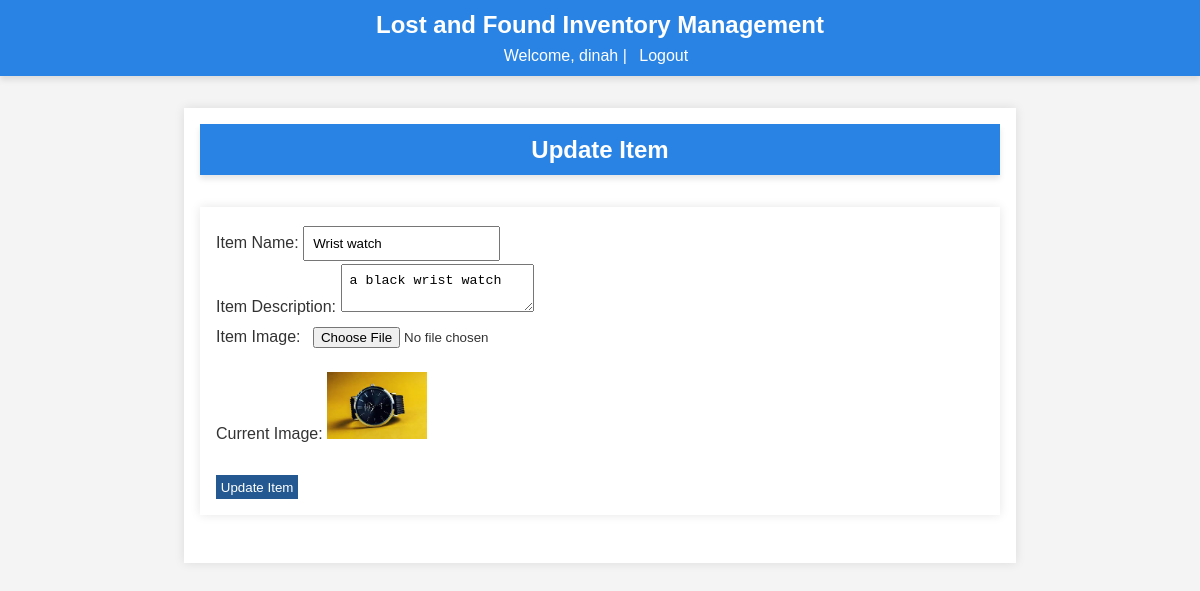
The app's page /admin/items/1 (signed in) with its own data.
### app/models/user.py (models this page shows, shortened)
class User(db.Model, UserMixin):
    id = db.Column(db.Integer, primary_key=True)
    username = db.Column(db.String(150), unique=True, nullable=False)
    email = db.Column(db.String(150), unique=True, nullable=False)
    password_hash = db.Column(db.String(150), nullable=False)
    role = db.Column(db.String(50), nullable=False, default='user')  # 'user' or 'admin'
    lost_reports = db.relationship('LostReport', back_populates='user', lazy=True)
    found_reports = db.relationship('FoundReport', back_populates='user', lazy=True)
    claims = db.relationship('Claim', back_populates='claim_user', lazy=True)
    rewards_received = db.relationship('Reward', foreign_keys='Reward.receiver_id', back_populates='receiver', lazy=True)
    rewards_paid = db.relationship('Reward', foreign_keys='Reward.payer_id', back_populates='payer', lazy=True)
    reset_tokens = db.relationship('PasswordResetToken', back_populates='user', lazy=True)
    comments = db.relationship('Comment', back_populates='user')
    @property
    def password(self):
        raise AttributeError('password is not a readable attribute')

### app/models/item.py (models this page shows)
class Item(db.Model):
    id = db.Column(db.Integer, primary_key=True)
    name = db.Column(db.String(150), nullable=False, unique=True)
    description = db.Column(db.Text, nullable=True)
    image_url = db.Column(db.String(250), nullable=True)
    lost_reports = db.relationship('LostReport', back_populates='item', lazy=True)
    found_reports = db.relationship('FoundReport', back_populates='item', lazy=True)
    comments = db.relationship('Comment', back_populates='item')

### app/routes/admin.py (the view, shortened to what this page needs)
@bp.route('/items/<int:item_id>', methods=['GET', 'POST'])
@login_required
@admin_required
def update_item(item_id):
    item = Item.query.get_or_404(item_id)
    return render_template('update_item.html', item=item)

### app/__init__.py (called while the page is built)
def create_app():
    app = Flask(__name__)
    load_dotenv()
    app.config['SECRET_KEY'] = os.environ.get('FLASK_SECRET_KEY', secrets.token_hex(16))
    app.config.from_object('config.Config')
    app.config.from_pyfile('config.py', silent=True)
    register_extensions(app)
    register_blueprints(app)
    configure_cors(app)
    @app.before_request
    def method_override():
        if request.method == 'POST':
            method = request.form.get('_method')
            if method:
                method = method.upper()
                if method in ['PUT', 'DELETE']:
                    request.environ['REQUEST_METHOD'] = method
    return app

def register_extensions(app):
    db.init_app(app)
    migrate.init_app(app, db)
    bcrypt.init_app(app)
    login_manager.init_app(app)
    mail.init_app(app)
    @login_manager.user_loader
    def load_user(user_id):
        return user.User.query.get(int(user_id))

### app/templates/update_item.html
{% extends "base.html" %}
{% block content %}
<header>
    <h1>Update Item</h1>
</header>
<main>
    <form action="{{ url_for('admin.update_item', item_id=item.id) }}" method="post" enctype="multipart/form-data">
        <div>
            <label for="name">Item Name:</label>
            <input type="text" id="name" name="name" value="{{ item.name }}" required>
        </div>
        <div>
            <label for="description">Item Description:</label>
            <textarea id="description" name="description">{{ item.description }}</textarea>
        </div>
        <div>
            <label for="image">Item Image:</label>
            <input type="file" id="image" name="image">
            {% if item.image_url %}
                <p>Current Image: <img src="{{ url_for('static', filename='uploads/' ~ item.image_url) }}" alt="{{ item.name }}" width="100"></p>
            {% endif %}
        </div>
        <div>
            <button type="submit">Update Item</button>
        </div>
    </form>
</main>
{% endblock %}

### app/templates/base.html (shortened to what this page needs)
<!DOCTYPE html>
<html lang="en">
<head>
    <link rel="stylesheet" href="{{ url_for('static', filename='styles.css') }}">
</head>
<body>
    <header>
        <h2>Lost and Found Inventory Management</h2>
        {% if current_user.is_authenticated %}
            <p>Welcome, {{ current_user.username }} | <a href="{{ url_for('auth.logout') }}">Logout</a></p>
        {% else %}
            <p>
                <a href="{{ url_for('auth.login') }}">Login</a> |
                <a href="{{ url_for('auth.register') }}">Sign Up</a>
            </p>
        {% endif %}
    </header>
    <main>
        {% block content %}{% endblock %}
    </main>
</body>
</html>

### app/static/styles.css (style rules this page uses)
body { font-family: 'Roboto', sans-serif; margin: 0; padding: 0; background-color: #f9f9f9; color: #333; }
header { background-color: #2c3e50; color: #ecf0f1; padding: 20px 0; box-shadow: 0 4px 6px rgba(0, 0, 0, 0.1); }
header h1 { margin: 0; text-align: center; font-size: 1.5rem; }
main { padding: 40px; max-width: 1200px; margin: 0 auto; }

### app/templates/base.html (style rules this page uses)
body { font-family: Arial, sans-serif; background-color: #f4f4f4; margin: 0; padding: 0; }
header { background-color: #2983e4; color: white; padding: 0.7rem; text-align: center; }
header h2 { margin: 0; }
header p { margin: 0.5rem 0 0; }
header a { color: white; text-decoration: none; margin: 0 0.5rem; }
main { max-width: 800px; margin: 2rem auto; padding: 1rem; background-color: white; box-shadow: 0 0 10px rgba(0, 0, 0, 0.1); }
form { display: flex; flex-direction: column; }
form label { margin-top: 0.5rem; }
form input, form textarea, form select { padding: 0.5rem; margin-top: 0.2rem; }
form button { margin-top: 1rem; padding: 0.3rem; background-color: #245891; color: white; border: none; cursor: pointer; }

### records on screen
User: username "dinah"
Item: name "Wrist watch", description "a black wrist watch", image_url (picture)
